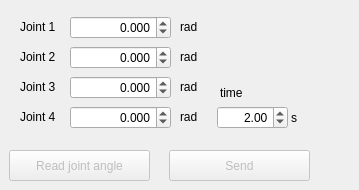
    <widget class="QWidget" name="tab_js">
     <attribute name="title">
      <string>Joint space</string>
     </attribute>
     <widget class="QPushButton" name="btn_read_joint_angle">
      <property name="enabled">
       <bool>false</bool>
      </property>
      <property name="geometry">
       <rect>
        <x>9</x>
        <y>150</y>
        <width>141</width>
        <height>31</height>
       </rect>
      </property>
      <property name="text">
       <string>Read joint angle</string>
      </property>
     </widget>
     <widget class="QPushButton" name="btn_send_joint_angle">
      <property name="enabled">
       <bool>false</bool>
      </property>
      <property name="geometry">
       <rect>
        <x>169</x>
        <y>150</y>
        <width>141</width>
        <height>31</height>
       </rect>
      </property>
      <property name="text">
       <string>Send</string>
      </property>
     </widget>
     <widget class="QLabel" name="label_19">
      <property name="geometry">
       <rect>
        <x>20</x>
        <y>80</y>
        <width>59</width>
        <height>14</height>
       </rect>
      </property>
      <property name="text">
       <string>Joint 3</string>
      </property>
     </widget>
     <widget class="QLabel" name="label_20">
      <property name="geometry">
       <rect>
        <x>20</x>
        <y>110</y>
        <width>59</width>
        <height>14</height>
       </rect>
      </property>
      <property name="text">
       <string>Joint 4</string>
      </property>
     </widget>
     <widget class="QLabel" name="label_21">
      <property name="geometry">
       <rect>
        <x>180</x>
        <y>80</y>
        <width>59</width>
        <height>14</height>
       </rect>
      </property>
      <property name="text">
       <string>rad</string>
      </property>
     </widget>
     <widget class="QLabel" name="label_22">
      <property name="geometry">
       <rect>
        <x>180</x>
        <y>110</y>
        <width>59</width>
        <height>14</height>
       </rect>
      </property>
      <property name="text">
       <string>rad</string>
      </property>
     </widget>
     <widget class="QLabel" name="label_23">
      <property name="geometry">
       <rect>
        <x>180</x>
        <y>50</y>
        <width>59</width>
        <height>14</height>
       </rect>
      </property>
      <property name="text">
       <string>rad</string>
      </property>
     </widget>
     <widget class="QLabel" name="label_24">
      <property name="geometry">
       <rect>
        <x>20</x>
        <y>50</y>
        <width>59</width>
        <height>14</height>
       </rect>
      </property>
      <property name="text">
       <string>Joint 2</string>
      </property>
     </widget>
     <widget class="QLabel" name="label_25">
      <property name="geometry">
       <rect>
        <x>180</x>
        <y>20</y>
        <width>59</width>
        <height>14</height>
       </rect>
      </property>
      <property name="text">
       <string>rad</string>
      </property>
     </widget>
     <widget class="QLabel" name="label_26">
      <property name="geometry">
       <rect>
        <x>20</x>
        <y>20</y>
        <width>59</width>
        <height>14</height>
       </rect>
      </property>
      <property name="text">
       <string>Joint 1</string>
      </property>
     </widget>
     <widget class="QDoubleSpinBox" name="doubleSpinBox_j1">
      <property name="geometry">
       <rect>
        <x>70</x>
        <y>16</y>
        <width>101</width>
        <height>23</height>
       </rect>
      </property>
      <property name="alignment">
       <set>Qt::AlignRight|Qt::AlignTrailing|Qt::AlignVCenter</set>
      </property>
      <property name="decimals">
       <number>3</number>
      </property>
      <property name="minimum">
       <double>-3.140000000000000</double>
      </property>
      <property name="maximum">
       <double>3.140000000000000</double>
      </property>
      <property name="singleStep">
       <double>0.050000000000000</double>
      </property>
     </widget>
     <widget class="QDoubleSpinBox" name="doubleSpinBox_j2">
      <property name="geometry">
       <rect>
        <x>70</x>
        <y>46</y>
        <width>101</width>
        <height>23</height>
       </rect>
      </property>
      <property name="alignment">
       <set>Qt::AlignRight|Qt::AlignTrailing|Qt::AlignVCenter</set>
      </property>
      <property name="decimals">
       <number>3</number>
      </property>
      <property name="minimum">
       <double>-3.140000000000000</double>
      </property>
      <property name="maximum">
       <double>3.140000000000000</double>
      </property>
      <property name="singleStep">
       <double>0.050000000000000</double>
      </property>
     </widget>
     <widget class="QDoubleSpinBox" name="doubleSpinBox_j3">
      <property name="geometry">
       <rect>
        <x>70</x>
        <y>76</y>
        <width>101</width>
        <height>23</height>
       </rect>
      </property>
      <property name="alignment">
       <set>Qt::AlignRight|Qt::AlignTrailing|Qt::AlignVCenter</set>
      </property>
      <property name="decimals">
       <number>3</number>
      </property>
      <property name="minimum">
       <double>-3.140000000000000</double>
      </property>
      <property name="maximum">
       <double>3.140000000000000</double>
      </property>
      <property name="singleStep">
       <double>0.050000000000000</double>
      </property>
     </widget>
     <widget class="QDoubleSpinBox" name="doubleSpinBox_j4">
      <property name="geometry">
       <rect>
        <x>70</x>
        <y>106</y>
        <width>101</width>
        <height>23</height>
       </rect>
      </property>
      <property name="alignment">
       <set>Qt::AlignRight|Qt::AlignTrailing|Qt::AlignVCenter</set>
      </property>
      <property name="decimals">
       <number>3</number>
      </property>
      <property name="minimum">
       <double>-3.140000000000000</double>
      </property>
      <property name="maximum">
       <double>3.140000000000000</double>
      </property>
      <property name="singleStep">
       <double>0.050000000000000</double>
      </property>
     </widget>
     <widget class="QLabel" name="label_33">
      <property name="geometry">
       <rect>
        <x>220</x>
        <y>86</y>
        <width>59</width>
        <height>14</height>
       </rect>
      </property>
      <property name="text">
       <string>time</string>
      </property>
     </widget>
     <widget class="QDoubleSpinBox" name="doubleSpinBox_time_js">
      <property name="geometry">
       <rect>
        <x>217</x>
        <y>106</y>
        <width>71</width>
        <height>23</height>
       </rect>
      </property>
      <property name="alignment">
       <set>Qt::AlignRight|Qt::AlignTrailing|Qt::AlignVCenter</set>
      </property>
      <property name="minimum">
       <double>-3.140000000000000</double>
      </property>
      <property name="maximum">
       <double>10.000000000000000</double>
      </property>
      <property name="singleStep">
       <double>0.500000000000000</double>
      </property>
      <property name="value">
       <double>2.000000000000000</double>
      </property>
     </widget>
     <widget class="QLabel" name="label_34">
      <property name="geometry">
       <rect>
        <x>291</x>
        <y>111</y>
        <width>59</width>
        <height>14</height>
       </rect>
      </property>
      <property name="text">
       <string>s</string>
      </property>
     </widget>
    </widget>
